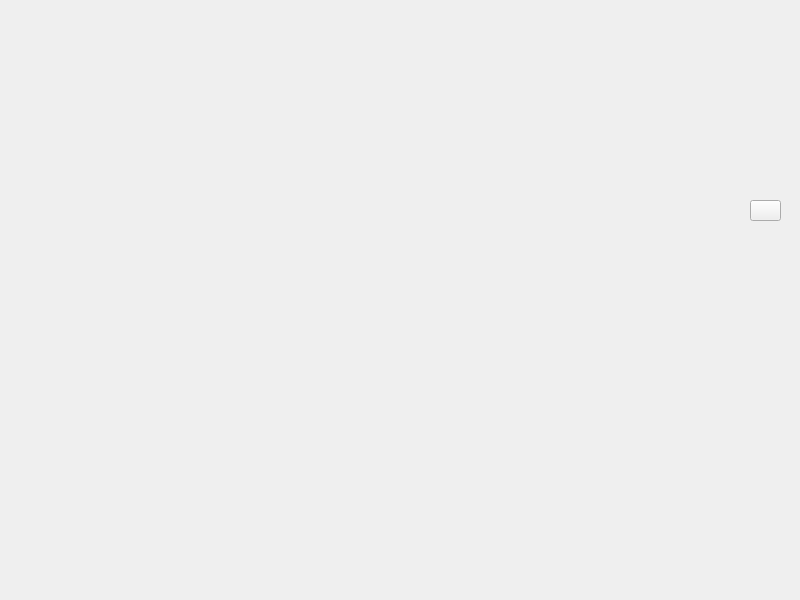
<?xml version="1.0" encoding="UTF-8"?>
<ui version="4.0">
 <class>gamewindow</class>
 <widget class="QWidget" name="gamewindow">
  <property name="enabled">
   <bool>true</bool>
  </property>
  <property name="geometry">
   <rect>
    <x>0</x>
    <y>0</y>
    <width>800</width>
    <height>600</height>
   </rect>
  </property>
  <property name="windowTitle">
   <string>Form</string>
  </property>
  <widget class="QLabel" name="label">
   <property name="geometry">
    <rect>
     <x>0</x>
     <y>0</y>
     <width>801</width>
     <height>601</height>
    </rect>
   </property>
   <property name="text">
    <string/>
   </property>
   <property name="pixmap">
    <pixmap resource="resourse.qrc">:/pics/7.bmp</pixmap>
   </property>
   <property name="scaledContents">
    <bool>true</bool>
   </property>
  </widget>
  <widget class="QPushButton" name="pushButton">
   <property name="geometry">
    <rect>
     <x>485</x>
     <y>150</y>
     <width>16</width>
     <height>16</height>
    </rect>
   </property>
   <property name="text">
    <string/>
   </property>
   <property name="checkable">
    <bool>false</bool>
   </property>
   <property name="flat">
    <bool>true</bool>
   </property>
  </widget>
  <widget class="QPushButton" name="pushButton_2">
   <property name="geometry">
    <rect>
     <x>280</x>
     <y>260</y>
     <width>16</width>
     <height>16</height>
    </rect>
   </property>
   <property name="text">
    <string/>
   </property>
   <property name="flat">
    <bool>true</bool>
   </property>
  </widget>
  <widget class="QPushButton" name="pushButton_3">
   <property name="geometry">
    <rect>
     <x>110</x>
     <y>220</y>
     <width>16</width>
     <height>16</height>
    </rect>
   </property>
   <property name="text">
    <string/>
   </property>
   <property name="flat">
    <bool>true</bool>
   </property>
  </widget>
  <widget class="QPushButton" name="pushButton_4">
   <property name="geometry">
    <rect>
     <x>430</x>
     <y>360</y>
     <width>16</width>
     <height>16</height>
    </rect>
   </property>
   <property name="text">
    <string/>
   </property>
   <property name="flat">
    <bool>true</bool>
   </property>
  </widget>
  <widget class="QPushButton" name="pushButton_5">
   <property name="geometry">
    <rect>
     <x>350</x>
     <y>380</y>
     <width>16</width>
     <height>16</height>
    </rect>
   </property>
   <property name="text">
    <string/>
   </property>
   <property name="flat">
    <bool>true</bool>
   </property>
  </widget>
  <widget class="QPushButton" name="pushButton_6">
   <property name="geometry">
    <rect>
     <x>390</x>
     <y>260</y>
     <width>16</width>
     <height>16</height>
    </rect>
   </property>
   <property name="text">
    <string/>
   </property>
   <property name="flat">
    <bool>true</bool>
   </property>
  </widget>
  <widget class="QPushButton" name="pushButton_7">
   <property name="geometry">
    <rect>
     <x>580</x>
     <y>400</y>
     <width>16</width>
     <height>16</height>
    </rect>
   </property>
   <property name="text">
    <string/>
   </property>
   <property name="flat">
    <bool>true</bool>
   </property>
  </widget>
  <widget class="QPushButton" name="start">
   <property name="geometry">
    <rect>
     <x>750</x>
     <y>200</y>
     <width>31</width>
     <height>21</height>
    </rect>
   </property>
   <property name="text">
    <string/>
   </property>
  </widget>
 </widget>
 <resources>
  <include location="resourse.qrc"/>
 </resources>
 <connections/>
</ui>
